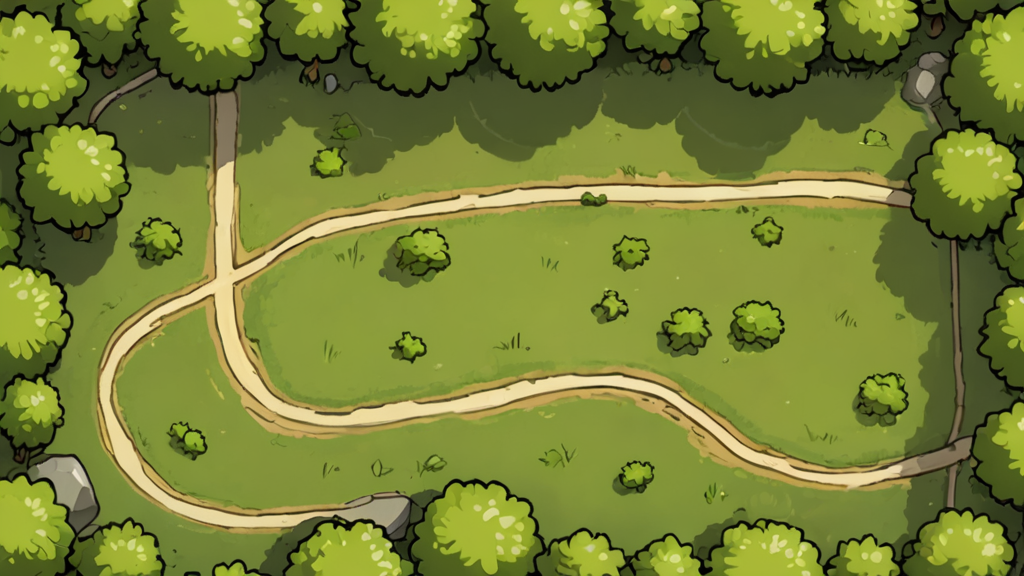
#> input picture assets/map/map_elis.png, 1024 x 576 px, found by its file name; its folder holds 4 pictures in this run
$ python tracepath.py
#> lines starting #> are read from the running program, lines starting #| are printed output that depends on the picture; after the words box and inside, x2 and y2 are one past the last pixel; in counts of white or black regions, pixels touching at a corner belong together
#!/usr/bin/env python
# -*- coding: utf-8 -*-
"""
Detecta automaticamente a TRILHA pintada em cada mapa e extrai os waypoints que
seguem o MIOLO dela (assim os inimigos andam exatamente sobre a trilha da arte).

Como: segmenta a cor da trilha por bioma -> limpa -> pega o componente que liga a
entrada (portal) à saída (castelo) -> distance transform (centro da trilha) ->
A* entrada->saída preferindo o miolo -> simplifica (Douglas-Peucker).

Saída: imprime os waypoints em GDScript e salva _trace_<tema>.png p/ conferência.
Uso: python tools/tracepath.py [tema ...]   (sem args = todos)
"""
import sys, heapq
import numpy as np
from PIL import Image, ImageDraw
from scipy import ndimage

W, H = 1280, 720
SCALE = 0.40
WW, HH = int(W * SCALE), int(H * SCALE)
PROJ = r"C:\projetos\jogoTD"
DEBUG = True

# Entrada (portal) e saída (castelo) aproximadas, em coords de tela 1280x720.
ENDS = {
	"elis":         ((262, 8),   (1244, 520)),
	"nemeia":       ((4, 352),   (1276, 360)),
	"pantano":      ((4, 470),   (1252, 112)),
	"desfiladeiro": ((250, 12),  (956, 10)),
	"olimpo":       ((4, 500),   (1252, 482)),
}


def trail_mask(theme, im):
	r = im[..., 0].astype(int); g = im[..., 1].astype(int); b = im[..., 2].astype(int)
	lum = (r + g + b) / 3.0
	mx = np.maximum(np.maximum(r, g), b); mn = np.minimum(np.minimum(r, g), b)
	sat = (mx - mn) / (mx + 1.0)
	if theme in ("elis", "nemeia", "pantano"):
		# trilha bege: clara, quente (r>b), não dominada pelo verde
		return (lum > 118) & (lum < 240) & (r > b + 12) & (r > g - 18) & (b < 190)
	if theme == "desfiladeiro":
		# trilha bege CLARA e quente sobre rocha basáltica escura (alto contraste);
		# exclui a rocha (lum baixo) e pedras cinza (r~b).
		return (lum > 120) & (lum < 245) & (r > b + 12) & (r > g - 18) & (b < 190)
	if theme == "olimpo":
		# trilha de terra marrom (r>g>b), nem neve branca nem pedra cinza
		return (r > g + 6) & (g > b + 6) & (lum > 95) & (lum < 205)
	return lum > 150


def snap(mask_pts, p):
	d = (mask_pts[:, 1] - p[0]) ** 2 + (mask_pts[:, 0] - p[1]) ** 2
	i = int(np.argmin(d))
	return (int(mask_pts[i, 0]), int(mask_pts[i, 1]))  # (row, col)


def astar(mask, dist, start_rc, goal_rc):
	maxd = dist.max() if dist.max() > 0 else 1.0
	cost = 1.0 + 6.0 * (1.0 - dist / maxd)  # miolo (dist alto) = barato
	h, w = mask.shape
	def heur(rc):
		return ((rc[0] - goal_rc[0]) ** 2 + (rc[1] - goal_rc[1]) ** 2) ** 0.5
	open_h = [(heur(start_rc), 0.0, start_rc)]
	g = {start_rc: 0.0}
	came = {}
	nbrs = [(-1, 0), (1, 0), (0, -1), (0, 1), (-1, -1), (-1, 1), (1, -1), (1, 1)]
	while open_h:
		_, gc, cur = heapq.heappop(open_h)
		if cur == goal_rc:
			break
		if gc > g.get(cur, 1e18):
			continue
		for dr, dc in nbrs:
			nr, nc = cur[0] + dr, cur[1] + dc
			if nr < 0 or nr >= h or nc < 0 or nc >= w or not mask[nr, nc]:
				continue
			step = cost[nr, nc] * (1.414 if dr and dc else 1.0)
			ng = gc + step
			if ng < g.get((nr, nc), 1e18):
				g[(nr, nc)] = ng
				came[(nr, nc)] = cur
				heapq.heappush(open_h, (ng + heur((nr, nc)), ng, (nr, nc)))
	if goal_rc not in came and goal_rc != start_rc:
		return None
	path = [goal_rc]
	while path[-1] != start_rc:
		path.append(came[path[-1]])
	path.reverse()
	return path


def rdp(points, eps):
	if len(points) < 3:
		return points
	a = np.array(points[0]); b = np.array(points[-1])
	ab = b - a; nrm = np.hypot(*ab) + 1e-9
	dmax = 0.0; idx = 0
	for i in range(1, len(points) - 1):
		p = np.array(points[i])
		d = abs(np.cross(ab, p - a)) / nrm
		if d > dmax:
			dmax = d; idx = i
	if dmax > eps:
		left = rdp(points[:idx + 1], eps)
		right = rdp(points[idx:], eps)
		return left[:-1] + right
	return [points[0], points[-1]]


def trace(theme):
	src = "%s/assets/map/map_%s.png" % (PROJ, theme)
	im = np.asarray(Image.open(src).convert("RGB").resize((WW, HH)))
	mask = trail_mask(theme, im)
	# fecha bem (une fragmentos separados por sombras/objetos) e remove ruído
	mask = ndimage.binary_closing(mask, structure=np.ones((3, 3)), iterations=3)
	mask = ndimage.binary_opening(mask, structure=np.ones((3, 3)), iterations=1)
	# mantém o MAIOR componente conectado (a trilha principal)
	lbl, n = ndimage.label(mask)
	if n == 0:
		print("# %s: trilha nao detectada" % theme); return None
	sizes = ndimage.sum(np.ones_like(lbl), lbl, index=range(1, n + 1))
	mask = lbl == (1 + int(np.argmax(sizes)))
	if DEBUG:
		Image.fromarray((mask * 255).astype(np.uint8)).save("%s/_mask_%s.png" % (PROJ, theme))
	pts = np.argwhere(mask)
	(sx, sy), (gx, gy) = ENDS[theme]
	s = snap(pts, (sx * SCALE, sy * SCALE))
	gl = snap(pts, (gx * SCALE, gy * SCALE))
	dist = ndimage.distance_transform_edt(mask)
	path = astar(mask, dist, s, gl)
	if path is None:
		print("# %s: sem caminho entrada->saida" % theme); return None
	# para coords de tela e simplifica
	scr = [(c / SCALE, r / SCALE) for (r, c) in path]
	simp = rdp(scr, 7.0)
	wps = [(int(round(x)), int(round(y))) for (x, y) in simp]
	# estende a 1ª e última pontas p/ fora da tela (portal/castelo entram pela borda)
	_extend_ends(wps)
	_draw(theme, src, wps)
	_print_gd(theme, wps)
	return wps


def _extend_ends(wps):
	if len(wps) >= 2:
		# empurra o 1º ponto um pouco para fora, na direção de entrada
		import math
		def push(a, b, out):
			dx, dy = a[0] - b[0], a[1] - b[1]
			n = math.hypot(dx, dy) + 1e-9
			return (int(a[0] + dx / n * out), int(a[1] + dy / n * out))
		wps[0] = push(wps[0], wps[1], 36)
		wps[-1] = push(wps[-1], wps[-2], 24)


def _draw(theme, src, wps):
	img = Image.open(src).convert("RGB").resize((W, H))
	d = ImageDraw.Draw(img, "RGBA")
	d.line(wps, fill=(255, 0, 0, 90), width=40, joint="curve")
	d.line(wps, fill=(255, 0, 0, 235), width=3, joint="curve")
	for x, y in wps:
		d.ellipse([x - 4, y - 4, x + 4, y + 4], fill=(255, 255, 0, 255))
	img.save("%s/_trace_%s.png" % (PROJ, theme))


def _print_gd(theme, wps):
	print('\t"%s": [' % theme)
	line = "\t\t"
	for i, (x, y) in enumerate(wps):
		line += "Vector2(%d, %d), " % (x, y)
		if (i + 1) % 4 == 0:
			print(line.rstrip()); line = "\t\t"
	if line.strip():
		print(line.rstrip())
	print("\t],")


def main():
	themes = sys.argv[1:] or list(ENDS.keys())
	for t in themes:
		trace(t)
#> in trail_mask, `sat = (mx - mn) / (mx + 1.0)`:
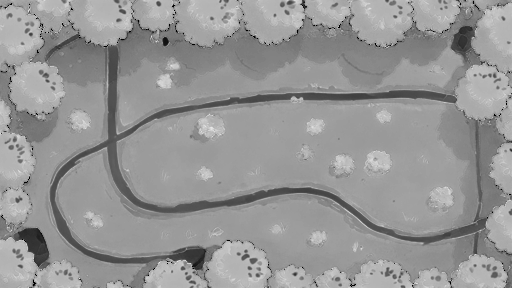
#> sat: shape (288, 512) float64; min 0, max 0.923, mean 0.588
#> in trail_mask, `return (lum > 118) & (lum < 240) & (r > b + 12) & (r > g - 18) & (b < ..`:
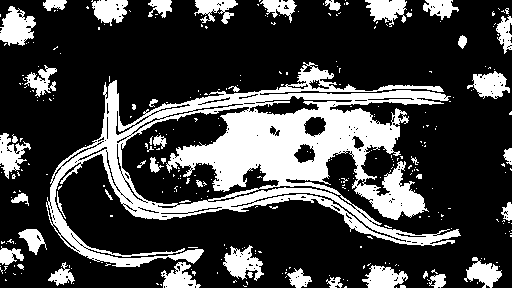
#> returned value: shape (288, 512) bool; 26.3% white; 322 white regions (276 under 20 px), largest, box (x1, y1, x2, y2) and area: (46, 62, 461, 267) 26312, (0, 6, 36, 46) 913, (223, 245, 264, 281) 785
#> in trace, `mask = ndimage.binary_closing(mask, structure=np.ones((3, 3)), iterati..`: mask: shape (288, 512) bool; 32.5% white; 58 white regions (26 under 20 px), largest, box (x1, y1, x2, y2) and area: (46, 62, 461, 285) 34461, (221, 245, 264, 285) 1143, (3, 6, 36, 46) 1028
#> in trace, `mask = ndimage.binary_opening(mask, structure=np.ones((3, 3)), iterati..`: mask: shape (288, 512) bool; 32.2% white; 33 white regions (5 under 20 px), largest, box (x1, y1, x2, y2) and area: (46, 62, 460, 285) 34325, (223, 246, 262, 285) 1126, (3, 6, 36, 46) 1027
#> in trace, `lbl, n = ndimage.label(mask)`:
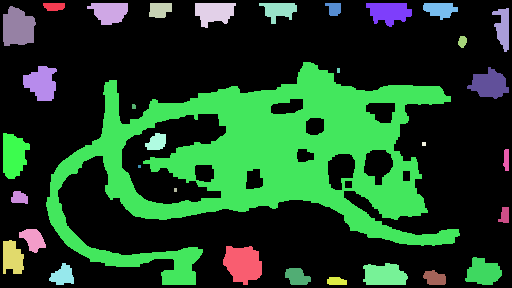
#> lbl: shape (288, 512) int32; 34 distinct labels, from 0 to 33; one colour per label, 0 black
#> in trace, `lbl, n = ndimage.label(mask)`: n = 33
#> in trace, `sizes = ndimage.sum(np.ones_like(lbl), lbl, index=range(1, n + 1))`: sizes = 33 values, max 34325 at index 11, min 9 at index 20, mean 1438.2
#> in trace, `mask = lbl == (1 + int(np.argmax(sizes)))`:
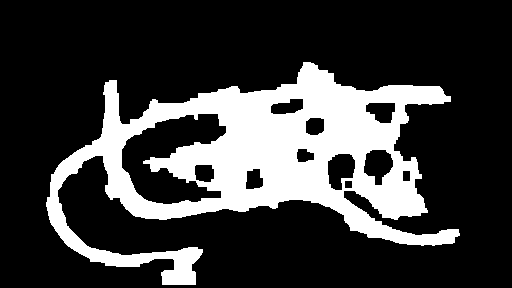
#> mask: shape (288, 512) bool; 23.3% white; 1 white region, box (x1, y1, x2, y2) and area: (46, 62, 460, 285) 34325
#> in trace, `pts = np.argwhere(mask)`: pts = 34325 pairs, first value 62 to 284, second value 46 to 459
#> in snap, `i = int(np.argmin(d))`: i = 455
#> in trace, `s = snap(pts, (sx * SCALE, sy * SCALE))`: s = (80, 109)
#> in trace, `gl = snap(pts, (gx * SCALE, gy * SCALE))`: gl = (229, 458)
#> in trace, `dist = ndimage.distance_transform_edt(mask)`:
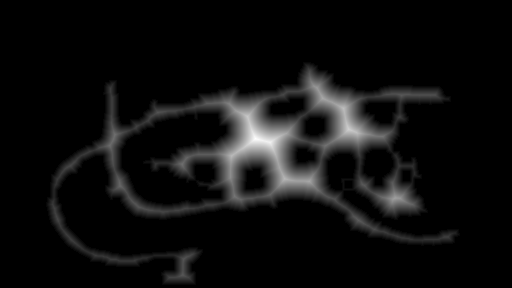
#> dist: shape (288, 512) float64; min 0, max 30.53, mean 1.7; drawn with min black and max white
#> in astar, `maxd = dist.max() if dist.max() > 0 else 1.0`: maxd = 30.53
#> in astar, `cost = 1.0 + 6.0 * (1.0 - dist / maxd)`:
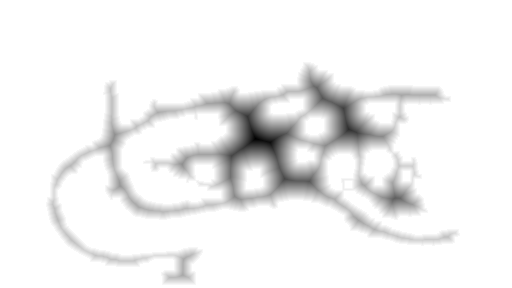
#> cost: shape (288, 512) float64; min 1, max 7, mean 6.67; drawn with min black and max white
#> in astar, `open_h = [(heur(start_rc), 0.0, start_rc)]`: open_h = [(379.5, 0, (80, 109))]
#> in astar, `g = {start_rc: 0.0}`: g = {(80, 109): 0}
#> the loop in astar, `while open_h:` made 48103 passes
#> (gc, cur) on passes 1 to 3: (0, (80, 109)), (6.8, (80, 110)), (6.8, (81, 109))
#> after the loop in astar, `while open_h:`: came = 34186 items; g = 34187 items
#> in astar, `path = [goal_rc]`: path = [(229, 458)]
#> after the loop in astar, `while path[-1] != start_rc:`: path = 403 pairs, first value 80 to 239, second value 109 to 458
#> in trace, `scr = [(c / SCALE, r / SCALE) for (r, c) in path]`: scr = 403 pairs, first value 272.5 to 1145, second value 200 to 597.5
#> in rdp, `a = np.array(points[0])`: a = [272.5, 200]
#> in rdp, `b = np.array(points[-1])`: b = [1145, 572.5]
#> in rdp, `ab = b - a`: ab = [872.5, 372.5]
#> in rdp, `nrm = np.hypot(*ab) + 1e-09`: nrm = 948.7
#> the loop in rdp, `for i in range(1, len(points) - 1):` made 401 passes
#> (p, d, dmax) on passes 1 to 12: ([275, 202.5], 1.32, 1.32), ([275, 205], 3.62, 3.62), ([275, 207.5], 5.92, 5.92), ([275, 210], 8.22, 8.22), ([275, 212.5], 10.51, 10.51), ([275, 215], 12.81, 12.81), ([275, 217.5], 15.11, 15.11), ([275, 220], 17.41, 17.41), ([275, 222.5], 19.71, 19.71), ([275, 225], 22.01, 22.01), ([275, 227.5], 24.31, 24.31), ([275, 230], 26.61, 26.61)
#> (p, d) on passes 45 to 50: ([307.5, 310], 87.42), ([310, 310], 86.44), ([312.5, 310], 85.46), ([315, 310], 84.48), ([317.5, 310], 83.5), ([320, 310], 82.52)
#> after the loop in rdp, `for i in range(1, len(points) - 1):`: dmax = 88.4; idx = 44
#> the loop in rdp (call 2), `for i in range(1, len(points) - 1):` made 43 passes
#> (p, d, dmax) on passes 1, 6, 7, 8, 9, 10, 11, 12, 13, 17, 18, 19: ([275, 202.5], 1.69, 1.69), ([275, 215], 1.85, 1.85), ([275, 217.5], 2.56, 2.56), ([275, 220], 3.27, 3.27), ([275, 222.5], 3.98, 3.98), ([275, 225], 4.69, 4.69), ([275, 227.5], 5.39, 5.39), ([275, 230], 6.1, 6.1), ([275, 232.5], 6.81, 6.81), ([277.5, 242.5], 7.25, 7.25), ([277.5, 245], 7.96, 7.96), ([277.5, 247.5], 8.66, 8.66)
#> (p, d) on passes 2, 3, 4, 5, 14, 15: ([275, 205], 0.981), ([275, 207.5], 0.272), ([275, 210], 0.436), ([275, 212.5], 1.14), ([277.5, 235], 5.12), ([277.5, 237.5], 5.83)
#> in rdp, `left = rdp(points[:idx + 1], eps)`: left = [(272.5, 200), (277.5, 282.5), (305, 310)]
#> the loop in _draw, `for x, y in wps:` made 16 passes
#> (x, y) on passes 1 to 12: (269, 164), (278, 282), (305, 310), (352, 310), (405, 278), (570, 258), (622, 305), (632, 335), (680, 368), (698, 420), (728, 450), (772, 452)
#> in _draw, `img.save("%s/_trace_%s.png" % (PROJ, theme))`:
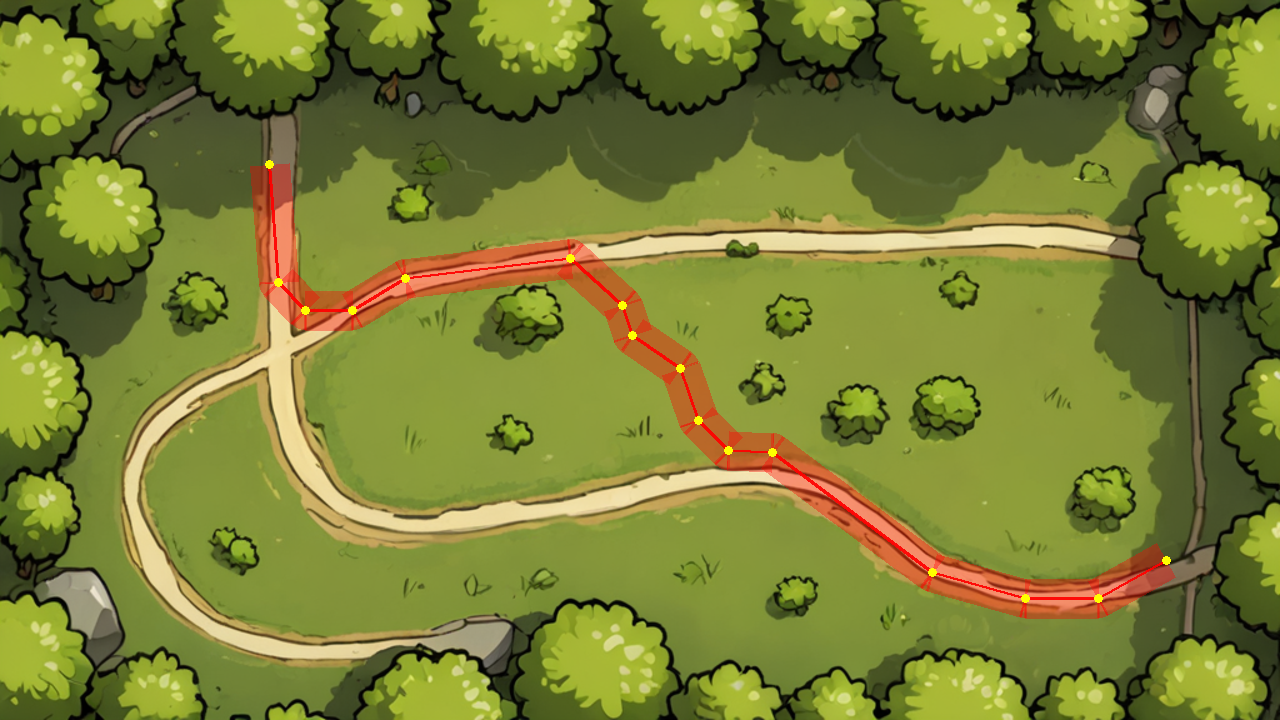
#> saved as _trace_elis.png: PIL image 1280x720 RGB; mean R, G, B 121.8, 127.1, 51.8
#> the loop in _print_gd, `for i, (x, y) in enumerate(wps):` made 16 passes
#| 		Vector2(269, 164), Vector2(278, 282), Vector2(305, 310), Vector2(352, 310),
#| 		Vector2(405, 278), Vector2(570, 258), Vector2(622, 305), Vector2(632, 335),
#| 		Vector2(680, 368), Vector2(698, 420), Vector2(728, 450), Vector2(772, 452),
#| 		Vector2(932, 572), Vector2(1025, 598), Vector2(1098, 598), Vector2(1166, 560),
#> pass 2 of the loop in main, `for t in themes:`:
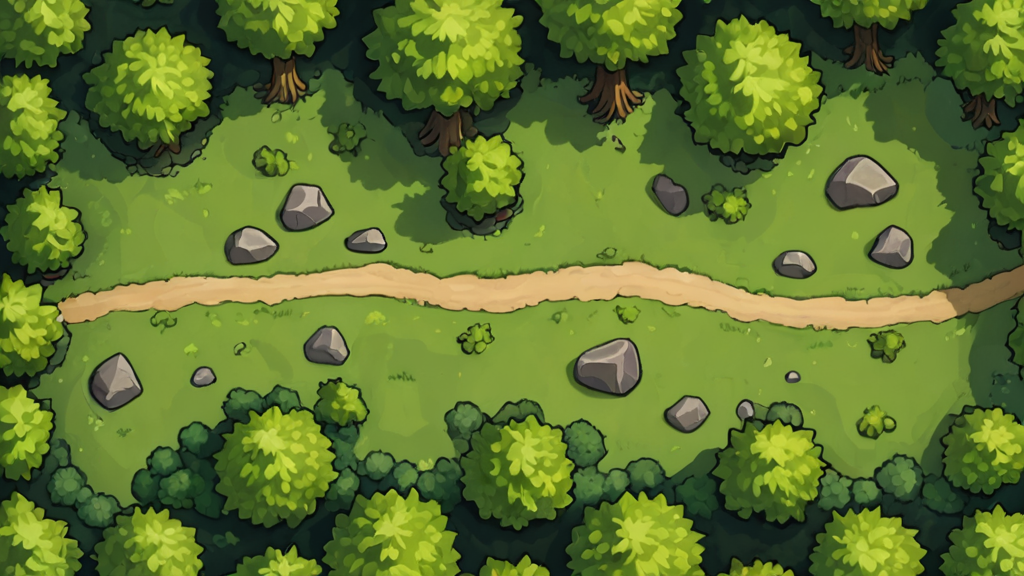
#> input picture assets/map/map_nemeia.png, 1024 x 576 px, found by its file name
#> in trail_mask (call 2), `return (lum > 118) & (lum < 240) & (r > b + 12) & (r > g - 18) & (b < ..`:
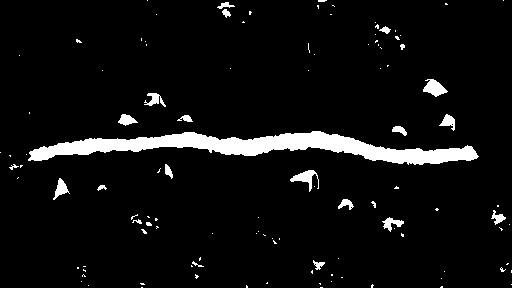
#> returned value: shape (288, 512) bool; 5.9% white; 112 white regions (89 under 20 px), largest, box (x1, y1, x2, y2) and area: (28, 131, 479, 165) 6317, (423, 79, 448, 97) 257, (290, 170, 319, 192) 240
#> lbl: shape (288, 512) int32; 30 distinct labels, from 0 to 29
#> the loop in _draw (call 2), `for x, y in wps:` made 8 passes
#> (x, y) on passes 1 to 8: (34, 390), (225, 362), (342, 362), (462, 348), (612, 368), (800, 348), (985, 390), (1215, 387)
#> in _draw (call 2), `img.save("%s/_trace_%s.png" % (PROJ, theme))`:
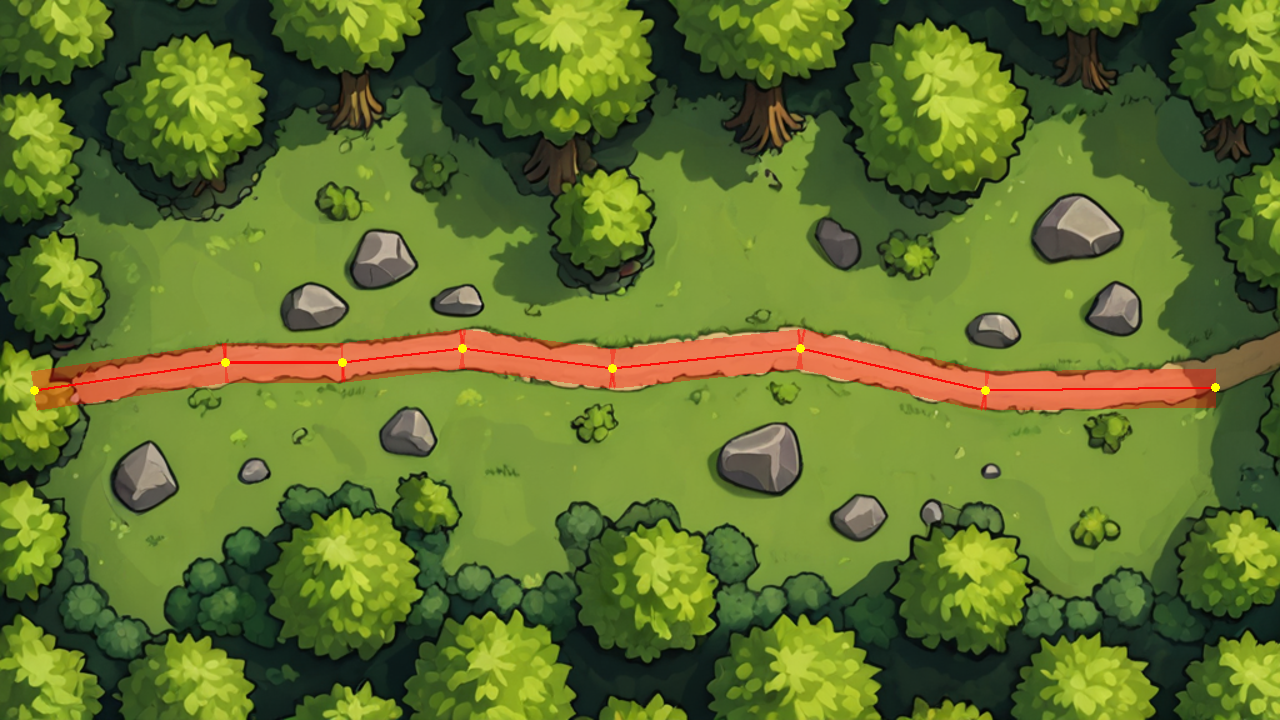
#> saved as _trace_nemeia.png: PIL image 1280x720 RGB; mean R, G, B 97, 113.8, 45.3
#> the loop in _print_gd (call 2), `for i, (x, y) in enumerate(wps):` made 8 passes
#> (printed output is left out)


if __name__ == "__main__":
#> (the run stopped early here; a loop or call above may not have finished)
